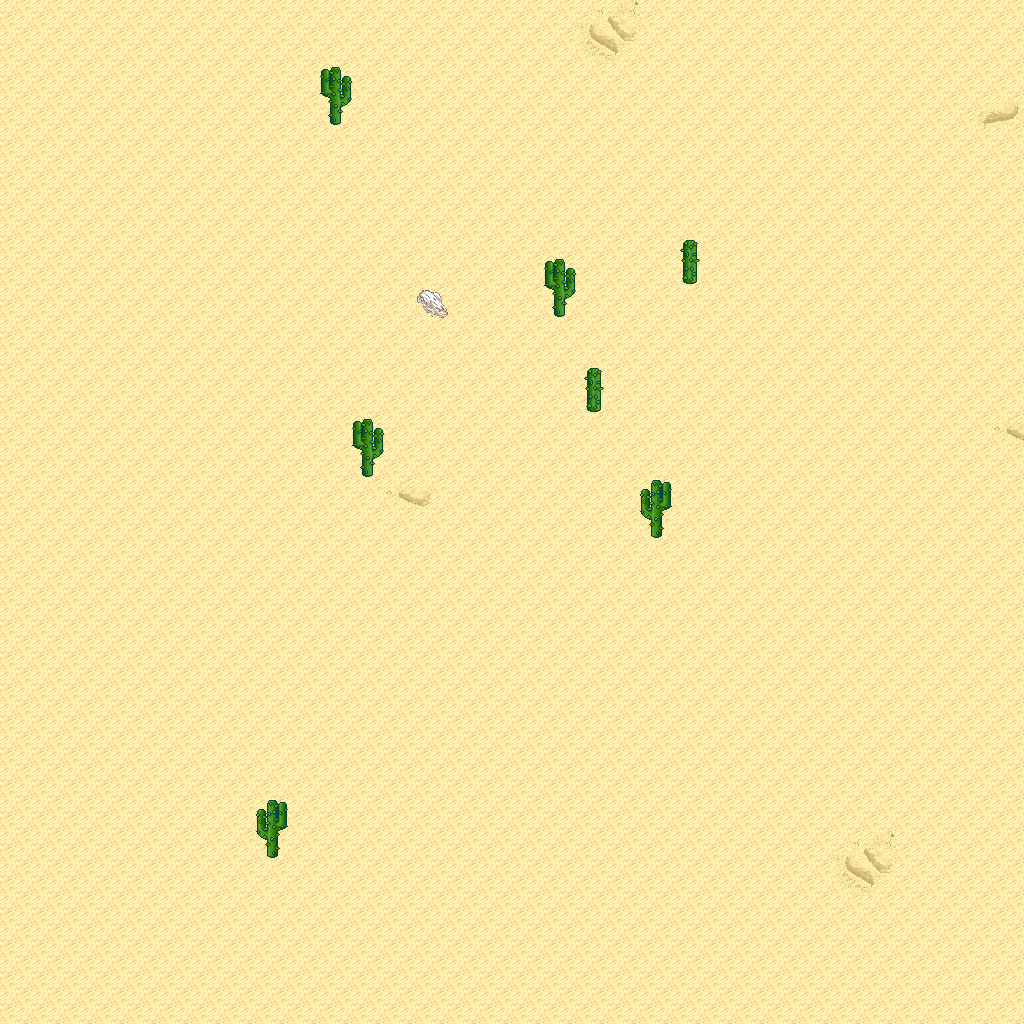

A level layout from a 2D game, rendered from its tile map. Below: a short description, then the map file with tile-grid data replaced by summaries:
An orthogonal 32x32 tile map with 32x32 px tiles, 5 tile layers (Ground, Objects, Objects2, Above, ...), 1 hidden layer not drawn, 11 tilesets.

<map version="1.10" tiledversion="1.11.0" orientation="orthogonal" renderorder="right-down" width="32" height="32" tilewidth="32" tileheight="32" infinite="0" nextlayerid="11" nextobjectid="1">
 <tileset firstgid="1" name="logic_collision" tilewidth="32" tileheight="32" tilecount="1" columns="1">
  <image source="../drawable/logic_collision.png" width="32" height="32" />
 </tileset>
 <tileset firstgid="2" name="ground_ground" tilewidth="32" tileheight="32" tilecount="33" columns="3">
  <image source="../drawable/ground_ground.png" width="96" height="352" />
 </tileset>
 <tileset firstgid="35" name="ground_ridge_earth_pale" tilewidth="32" tileheight="32" tilecount="96" columns="12">
  <image source="../drawable/ground_ridge_earth_pale.png" width="384" height="256" />
 </tileset>
 <tileset firstgid="131" name="ground_ridge_earth_dark" tilewidth="32" tileheight="32" tilecount="96" columns="12">
  <image source="../drawable/ground_ridge_earth_dark.png" width="384" height="256" />
 </tileset>
 <tileset firstgid="227" name="terrain_desert" tilewidth="32" tileheight="32" tilecount="88" columns="8">
  <image source="../drawable/terrain_desert.png" width="256" height="352" />
 </tileset>
 <tileset firstgid="315" name="ground_sand_2" tilewidth="32" tileheight="32" tilecount="15" columns="5">
  <image source="../drawable/ground_sand_2.png" width="160" height="96" />
 </tileset>
 <tileset firstgid="330" name="plant_cactus_2" tilewidth="32" tileheight="32" tilecount="10" columns="5">
  <image source="../drawable/plant_cactus_2.png" width="160" height="64" />
 </tileset>
 <tileset firstgid="340" name="plant_cactus" tilewidth="32" tileheight="32" tilecount="2" columns="1">
  <image source="../drawable/plant_cactus.png" width="32" height="64" />
 </tileset>
 <tileset firstgid="342" name="plant_tree_evergreen" tilewidth="32" tileheight="32" tilecount="36" columns="3">
  <image source="../drawable/plant_tree_evergreen.png" width="96" height="384" />
 </tileset>
 <tileset firstgid="378" name="ground_rock_pebbles" tilewidth="32" tileheight="32" tilecount="3" columns="1">
  <image source="../drawable/ground_rock_pebbles.png" width="32" height="96" />
 </tileset>
 <tileset firstgid="381" name="plant_star_shaped_plants" tilewidth="32" tileheight="32" tilecount="6" columns="2">
  <image source="../drawable/plant_star_shaped_plants.png" width="64" height="96" />
 </tileset>
 <layer id="1" name="Ground" width="32" height="32">
  <data>[1024 cells, 1024 non-empty, 10 distinct tile ids]</data>
 </layer>
 <layer id="2" name="Objects" width="32" height="32">
  <data>[1024 cells, 7 non-empty, 3 distinct tile ids]</data>
 </layer>
 <layer id="3" name="Objects2" width="32" height="32">
  <data>[1024 cells, 0 non-empty, 0 distinct tile ids]</data>
 </layer>
 <layer id="4" name="Above" width="32" height="32">
  <data>[1024 cells, 7 non-empty, 3 distinct tile ids]</data>
 </layer>
 <layer id="5" name="Above2" width="32" height="32">
  <data>[1024 cells, 0 non-empty, 0 distinct tile ids]</data>
 </layer>
 <layer id="6" name="Walkable" width="32" height="32" visible="0">
  <data>[1024 cells, 8 non-empty, 1 distinct tile ids]</data>
 </layer>
 <objectgroup id="7" name="Mapevents" />
 <objectgroup id="8" name="Spawn" />
 <objectgroup id="9" name="Keys" />
 <objectgroup id="10" name="Replace" />
</map>
